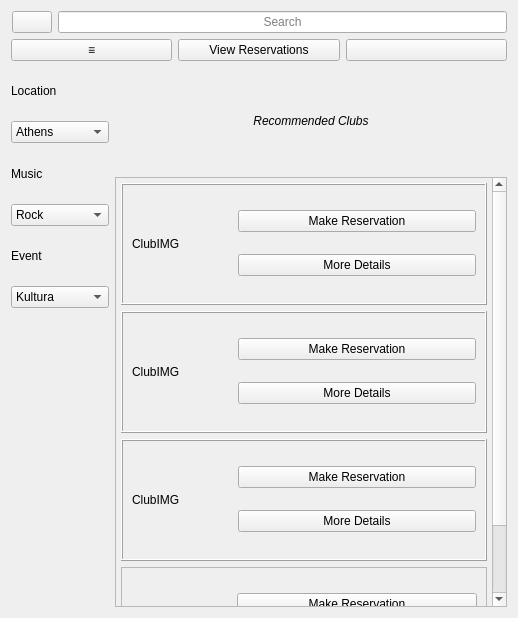
<?xml version="1.0" encoding="UTF-8"?>
<ui version="4.0">
 <class>mainWidget</class>
 <widget class="QWidget" name="mainWidget">
  <property name="geometry">
   <rect>
    <x>0</x>
    <y>0</y>
    <width>518</width>
    <height>618</height>
   </rect>
  </property>
  <property name="windowTitle">
   <string>Form</string>
  </property>
  <layout class="QVBoxLayout" name="verticalLayout">
   <item>
    <layout class="QHBoxLayout" name="horizontalLayout">
     <property name="sizeConstraint">
      <enum>QLayout::SizeConstraint::SetMinAndMaxSize</enum>
     </property>
     <property name="leftMargin">
      <number>1</number>
     </property>
     <item>
      <widget class="QPushButton" name="backButton">
       <property name="text">
        <string/>
       </property>
       <property name="icon">
        <iconset theme="QIcon::ThemeIcon::GoPrevious"/>
       </property>
      </widget>
     </item>
     <item>
      <widget class="QLineEdit" name="searchLineEdit">
       <property name="alignment">
        <set>Qt::AlignmentFlag::AlignCenter</set>
       </property>
       <property name="placeholderText">
        <string>Search</string>
       </property>
      </widget>
     </item>
    </layout>
   </item>
   <item>
    <layout class="QHBoxLayout" name="horizontalLayout_4">
     <item>
      <widget class="QPushButton" name="menuButton">
       <property name="font">
        <font>
         <bold>true</bold>
        </font>
       </property>
       <property name="text">
        <string>≡</string>
       </property>
       <property name="iconSize">
        <size>
         <width>20</width>
         <height>20</height>
        </size>
       </property>
      </widget>
     </item>
     <item>
      <widget class="QPushButton" name="viewResButton">
       <property name="text">
        <string>View Reservations</string>
       </property>
      </widget>
     </item>
     <item>
      <widget class="QPushButton" name="profileButton">
       <property name="text">
        <string/>
       </property>
       <property name="icon">
        <iconset theme="user-available"/>
       </property>
       <property name="iconSize">
        <size>
         <width>20</width>
         <height>20</height>
        </size>
       </property>
      </widget>
     </item>
    </layout>
   </item>
   <item>
    <layout class="QFormLayout" name="formLayout">
     <item row="0" column="0">
      <layout class="QVBoxLayout" name="verticalLayout_2" stretch="0,0,0,0,0,0">
       <property name="spacing">
        <number>6</number>
       </property>
       <item>
        <widget class="QLabel" name="locationLabel">
         <property name="sizePolicy">
          <sizepolicy hsizetype="Preferred" vsizetype="Minimum">
           <horstretch>0</horstretch>
           <verstretch>0</verstretch>
          </sizepolicy>
         </property>
         <property name="text">
          <string>Location</string>
         </property>
        </widget>
       </item>
       <item>
        <widget class="QComboBox" name="locationDropdown">
         <item>
          <property name="text">
           <string>Athens</string>
          </property>
         </item>
         <item>
          <property name="text">
           <string>Patra</string>
          </property>
         </item>
         <item>
          <property name="text">
           <string>Thessaloniki</string>
          </property>
         </item>
        </widget>
       </item>
       <item>
        <widget class="QLabel" name="musicLabel">
         <property name="text">
          <string>Music</string>
         </property>
        </widget>
       </item>
       <item>
        <widget class="QComboBox" name="musicDropdown">
         <item>
          <property name="text">
           <string>Rock</string>
          </property>
         </item>
         <item>
          <property name="text">
           <string>Rap/Trap</string>
          </property>
         </item>
         <item>
          <property name="text">
           <string>Pop</string>
          </property>
         </item>
         <item>
          <property name="text">
           <string>Rnb</string>
          </property>
         </item>
        </widget>
       </item>
       <item>
        <widget class="QLabel" name="eventLabel">
         <property name="text">
          <string>Event</string>
         </property>
        </widget>
       </item>
       <item>
        <widget class="QComboBox" name="eventDropdown">
         <item>
          <property name="text">
           <string>Kultura</string>
          </property>
         </item>
         <item>
          <property name="text">
           <string>Lules Culpa</string>
          </property>
         </item>
        </widget>
       </item>
      </layout>
     </item>
     <item row="0" column="1">
      <layout class="QVBoxLayout" name="verticalLayout_3" stretch="1,4">
       <property name="spacing">
        <number>2</number>
       </property>
       <property name="sizeConstraint">
        <enum>QLayout::SizeConstraint::SetFixedSize</enum>
       </property>
       <item>
        <widget class="QLabel" name="recClubsText">
         <property name="font">
          <font>
           <italic>true</italic>
           <bold>false</bold>
          </font>
         </property>
         <property name="text">
          <string>Recommended Clubs</string>
         </property>
         <property name="alignment">
          <set>Qt::AlignmentFlag::AlignCenter</set>
         </property>
        </widget>
       </item>
       <item>
        <widget class="QScrollArea" name="scrollArea">
         <property name="widgetResizable">
          <bool>true</bool>
         </property>
         <widget class="QWidget" name="scrollAreaWidgetContents">
          <property name="geometry">
           <rect>
            <x>0</x>
            <y>0</y>
            <width>379</width>
            <height>514</height>
           </rect>
          </property>
          <layout class="QVBoxLayout" name="verticalLayout_4">
           <property name="leftMargin">
            <number>5</number>
           </property>
           <property name="topMargin">
            <number>5</number>
           </property>
           <property name="rightMargin">
            <number>5</number>
           </property>
           <property name="bottomMargin">
            <number>5</number>
           </property>
           <item>
            <widget class="QFrame" name="clubCard1">
             <property name="frameShape">
              <enum>QFrame::Shape::Box</enum>
             </property>
             <property name="frameShadow">
              <enum>QFrame::Shadow::Raised</enum>
             </property>
             <layout class="QHBoxLayout" name="horizontalLayout_6">
              <item>
               <widget class="QLabel" name="label">
                <property name="sizePolicy">
                 <sizepolicy hsizetype="Fixed" vsizetype="Fixed">
                  <horstretch>0</horstretch>
                  <verstretch>0</verstretch>
                 </sizepolicy>
                </property>
                <property name="minimumSize">
                 <size>
                  <width>100</width>
                  <height>100</height>
                 </size>
                </property>
                <property name="text">
                 <string>ClubIMG</string>
                </property>
               </widget>
              </item>
              <item>
               <layout class="QVBoxLayout" name="verticalLayout_5">
                <item>
                 <widget class="QPushButton" name="makeResButton">
                  <property name="text">
                   <string>Make Reservation</string>
                  </property>
                 </widget>
                </item>
                <item>
                 <widget class="QPushButton" name="moreDetailsPage">
                  <property name="text">
                   <string>More Details</string>
                  </property>
                 </widget>
                </item>
               </layout>
              </item>
             </layout>
            </widget>
           </item>
           <item>
            <widget class="QFrame" name="clubCard1_2">
             <property name="frameShape">
              <enum>QFrame::Shape::Box</enum>
             </property>
             <property name="frameShadow">
              <enum>QFrame::Shadow::Raised</enum>
             </property>
             <layout class="QHBoxLayout" name="horizontalLayout_7">
              <item>
               <widget class="QLabel" name="label_2">
                <property name="sizePolicy">
                 <sizepolicy hsizetype="Fixed" vsizetype="Fixed">
                  <horstretch>0</horstretch>
                  <verstretch>0</verstretch>
                 </sizepolicy>
                </property>
                <property name="minimumSize">
                 <size>
                  <width>100</width>
                  <height>100</height>
                 </size>
                </property>
                <property name="text">
                 <string>ClubIMG</string>
                </property>
               </widget>
              </item>
              <item>
               <layout class="QVBoxLayout" name="verticalLayout_6">
                <item>
                 <widget class="QPushButton" name="makeResButton_2">
                  <property name="text">
                   <string>Make Reservation</string>
                  </property>
                 </widget>
                </item>
                <item>
                 <widget class="QPushButton" name="moreDetails2">
                  <property name="text">
                   <string>More Details</string>
                  </property>
                 </widget>
                </item>
               </layout>
              </item>
             </layout>
            </widget>
           </item>
           <item>
            <widget class="QFrame" name="clubCard1_3">
             <property name="frameShape">
              <enum>QFrame::Shape::Box</enum>
             </property>
             <property name="frameShadow">
              <enum>QFrame::Shadow::Raised</enum>
             </property>
             <layout class="QHBoxLayout" name="horizontalLayout_8">
              <item>
               <widget class="QLabel" name="label_3">
                <property name="sizePolicy">
                 <sizepolicy hsizetype="Fixed" vsizetype="Fixed">
                  <horstretch>0</horstretch>
                  <verstretch>0</verstretch>
                 </sizepolicy>
                </property>
                <property name="minimumSize">
                 <size>
                  <width>100</width>
                  <height>100</height>
                 </size>
                </property>
                <property name="text">
                 <string>ClubIMG</string>
                </property>
               </widget>
              </item>
              <item>
               <layout class="QVBoxLayout" name="verticalLayout_7">
                <item>
                 <widget class="QPushButton" name="makeResButton_3">
                  <property name="text">
                   <string>Make Reservation</string>
                  </property>
                 </widget>
                </item>
                <item>
                 <widget class="QPushButton" name="moreDetails3">
                  <property name="text">
                   <string>More Details</string>
                  </property>
                 </widget>
                </item>
               </layout>
              </item>
             </layout>
            </widget>
           </item>
           <item>
            <widget class="QFrame" name="frame">
             <property name="frameShape">
              <enum>QFrame::Shape::StyledPanel</enum>
             </property>
             <property name="frameShadow">
              <enum>QFrame::Shadow::Raised</enum>
             </property>
             <layout class="QHBoxLayout" name="horizontalLayout_5">
              <item>
               <widget class="QLabel" name="label_4">
                <property name="sizePolicy">
                 <sizepolicy hsizetype="Fixed" vsizetype="Fixed">
                  <horstretch>0</horstretch>
                  <verstretch>0</verstretch>
                 </sizepolicy>
                </property>
                <property name="minimumSize">
                 <size>
                  <width>100</width>
                  <height>100</height>
                 </size>
                </property>
                <property name="text">
                 <string>ClubIMG</string>
                </property>
               </widget>
              </item>
              <item>
               <layout class="QVBoxLayout" name="verticalLayout_10">
                <item>
                 <widget class="QPushButton" name="pushButton">
                  <property name="text">
                   <string>Make Reservation</string>
                  </property>
                 </widget>
                </item>
                <item>
                 <widget class="QPushButton" name="pushButton_2">
                  <property name="text">
                   <string>More Details</string>
                  </property>
                 </widget>
                </item>
               </layout>
              </item>
             </layout>
            </widget>
           </item>
          </layout>
         </widget>
        </widget>
       </item>
      </layout>
     </item>
    </layout>
   </item>
  </layout>
 </widget>
 <resources/>
 <connections/>
</ui>
